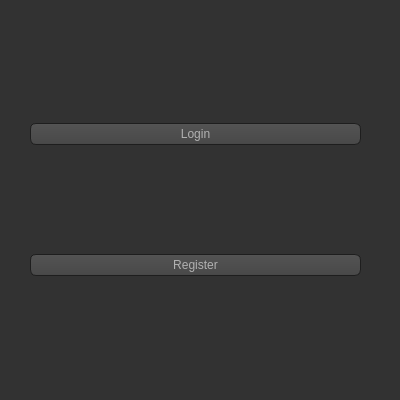
<?xml version="1.0" encoding="UTF-8"?>
<ui version="4.0">
 <class>Form</class>
 <widget class="QWidget" name="Form">
  <property name="geometry">
   <rect>
    <x>0</x>
    <y>0</y>
    <width>400</width>
    <height>400</height>
   </rect>
  </property>
  <property name="sizePolicy">
   <sizepolicy hsizetype="Fixed" vsizetype="Fixed">
    <horstretch>0</horstretch>
    <verstretch>0</verstretch>
   </sizepolicy>
  </property>
  <property name="minimumSize">
   <size>
    <width>400</width>
    <height>400</height>
   </size>
  </property>
  <property name="maximumSize">
   <size>
    <width>400</width>
    <height>400</height>
   </size>
  </property>
  <property name="windowTitle">
   <string>Form</string>
  </property>
  <property name="styleSheet">
   <string notr="true">QToolTip
{
     border: 1px solid black;
     background-color: #ffa02f;
     padding: 1px;
     border-radius: 3px;
     opacity: 100;
}

QWidget
{
    color: #b1b1b1;
    background-color: #323232;
}

QTreeView, QListView
{
    background-color: silver;
    margin-left: 5px;
}

QWidget:item:hover
{
    background-color: QLinearGradient( x1: 0, y1: 0, x2: 0, y2: 1, stop: 0 #ffa02f, stop: 1 #ca0619);
    color: #000000;
}

QWidget:item:selected
{
    background-color: QLinearGradient( x1: 0, y1: 0, x2: 0, y2: 1, stop: 0 #ffa02f, stop: 1 #d7801a);
}

QMenuBar::item
{
    background: transparent;
}

QMenuBar::item:selected
{
    background: transparent;
    border: 1px solid #ffaa00;
}

QMenuBar::item:pressed
{
    background: #444;
    border: 1px solid #000;
    background-color: QLinearGradient(
        x1:0, y1:0,
        x2:0, y2:1,
        stop:1 #212121,
        stop:0.4 #343434/*,
        stop:0.2 #343434,
        stop:0.1 #ffaa00*/
    );
    margin-bottom:-1px;
    padding-bottom:1px;
}

QMenu
{
    border: 1px solid #000;
}

QMenu::item
{
    padding: 2px 20px 2px 20px;
}

QMenu::item:selected
{
    color: #000000;
}

QWidget:disabled
{
    color: #808080;
    background-color: #323232;
}

QAbstractItemView
{
    background-color: QLinearGradient( x1: 0, y1: 0, x2: 0, y2: 1, stop: 0 #4d4d4d, stop: 0.1 #646464, stop: 1 #5d5d5d);
}

QWidget:focus
{
    /*border: 1px solid darkgray;*/
}

QLineEdit
{
    background-color: QLinearGradient( x1: 0, y1: 0, x2: 0, y2: 1, stop: 0 #4d4d4d, stop: 0 #646464, stop: 1 #5d5d5d);
    padding: 1px;
    border-style: solid;
    border: 1px solid #1e1e1e;
    border-radius: 5;
}

QPushButton
{
    color: #b1b1b1;
    background-color: QLinearGradient( x1: 0, y1: 0, x2: 0, y2: 1, stop: 0 #565656, stop: 0.1 #525252, stop: 0.5 #4e4e4e, stop: 0.9 #4a4a4a, stop: 1 #464646);
    border-width: 1px;
    border-color: #1e1e1e;
    border-style: solid;
    border-radius: 6;
    padding: 3px;
    font-size: 12px;
    padding-left: 5px;
    padding-right: 5px;
    min-width: 40px;
}

QPushButton:pressed
{
    background-color: QLinearGradient( x1: 0, y1: 0, x2: 0, y2: 1, stop: 0 #2d2d2d, stop: 0.1 #2b2b2b, stop: 0.5 #292929, stop: 0.9 #282828, stop: 1 #252525);
}

QComboBox
{
    selection-background-color: #ffaa00;
    background-color: QLinearGradient( x1: 0, y1: 0, x2: 0, y2: 1, stop: 0 #565656, stop: 0.1 #525252, stop: 0.5 #4e4e4e, stop: 0.9 #4a4a4a, stop: 1 #464646);
    border-style: solid;
    border: 1px solid #1e1e1e;
    border-radius: 5;
}

QComboBox:hover,QPushButton:hover
{
    border: 2px solid QLinearGradient( x1: 0, y1: 0, x2: 0, y2: 1, stop: 0 #ffa02f, stop: 1 #d7801a);
}


QComboBox:on
{
    padding-top: 3px;
    padding-left: 4px;
    background-color: QLinearGradient( x1: 0, y1: 0, x2: 0, y2: 1, stop: 0 #2d2d2d, stop: 0.1 #2b2b2b, stop: 0.5 #292929, stop: 0.9 #282828, stop: 1 #252525);
    selection-background-color: #ffaa00;
}

QComboBox QAbstractItemView
{
    border: 2px solid darkgray;
    selection-background-color: QLinearGradient( x1: 0, y1: 0, x2: 0, y2: 1, stop: 0 #ffa02f, stop: 1 #d7801a);
}

QComboBox::drop-down
{
     subcontrol-origin: padding;
     subcontrol-position: top right;
     width: 15px;

     border-left-width: 0px;
     border-left-color: darkgray;
     border-left-style: solid; /* just a single line */
     border-top-right-radius: 3px; /* same radius as the QComboBox */
     border-bottom-right-radius: 3px;
 }

QComboBox::down-arrow
{
     image: url(:/dark_orange/img/down_arrow.png);
}

QGroupBox
{
    border: 1px solid darkgray;
    margin-top: 10px;
}

QGroupBox:focus
{
    border: 1px solid darkgray;
}

QTextEdit:focus
{
    border: 1px solid darkgray;
}

QScrollBar:horizontal {
     border: 1px solid #222222;
     background: QLinearGradient( x1: 0, y1: 0, x2: 0, y2: 1, stop: 0.0 #121212, stop: 0.2 #282828, stop: 1 #484848);
     height: 7px;
     margin: 0px 16px 0 16px;
}

QScrollBar::handle:horizontal
{
      background: QLinearGradient( x1: 0, y1: 0, x2: 1, y2: 0, stop: 0 #ffa02f, stop: 0.5 #d7801a, stop: 1 #ffa02f);
      min-height: 20px;
      border-radius: 2px;
}

QScrollBar::add-line:horizontal {
      border: 1px solid #1b1b19;
      border-radius: 2px;
      background: QLinearGradient( x1: 0, y1: 0, x2: 1, y2: 0, stop: 0 #ffa02f, stop: 1 #d7801a);
      width: 14px;
      subcontrol-position: right;
      subcontrol-origin: margin;
}

QScrollBar::sub-line:horizontal {
      border: 1px solid #1b1b19;
      border-radius: 2px;
      background: QLinearGradient( x1: 0, y1: 0, x2: 1, y2: 0, stop: 0 #ffa02f, stop: 1 #d7801a);
      width: 14px;
     subcontrol-position: left;
     subcontrol-origin: margin;
}

QScrollBar::right-arrow:horizontal, QScrollBar::left-arrow:horizontal
{
      border: 1px solid black;
      width: 1px;
      height: 1px;
      background: white;
}

QScrollBar::add-page:horizontal, QScrollBar::sub-page:horizontal
{
      background: none;
}

QScrollBar:vertical
{
      background: QLinearGradient( x1: 0, y1: 0, x2: 1, y2: 0, stop: 0.0 #121212, stop: 0.2 #282828, stop: 1 #484848);
      width: 7px;
      margin: 16px 0 16px 0;
      border: 1px solid #222222;
}

QScrollBar::handle:vertical
{
      background: QLinearGradient( x1: 0, y1: 0, x2: 0, y2: 1, stop: 0 #ffa02f, stop: 0.5 #d7801a, stop: 1 #ffa02f);
      min-height: 20px;
      border-radius: 2px;
}

QScrollBar::add-line:vertical
{
      border: 1px solid #1b1b19;
      border-radius: 2px;
      background: QLinearGradient( x1: 0, y1: 0, x2: 0, y2: 1, stop: 0 #ffa02f, stop: 1 #d7801a);
      height: 14px;
      subcontrol-position: bottom;
      subcontrol-origin: margin;
}

QScrollBar::sub-line:vertical
{
      border: 1px solid #1b1b19;
      border-radius: 2px;
      background: QLinearGradient( x1: 0, y1: 0, x2: 0, y2: 1, stop: 0 #d7801a, stop: 1 #ffa02f);
      height: 14px;
      subcontrol-position: top;
      subcontrol-origin: margin;
}

QScrollBar::up-arrow:vertical, QScrollBar::down-arrow:vertical
{
      border: 1px solid black;
      width: 1px;
      height: 1px;
      background: white;
}


QScrollBar::add-page:vertical, QScrollBar::sub-page:vertical
{
      background: none;
}

QTextEdit
{
    background-color: #242424;
}

QPlainTextEdit
{
    background-color: #242424;
}

QHeaderView::section
{
    background-color: QLinearGradient(x1:0, y1:0, x2:0, y2:1, stop:0 #616161, stop: 0.5 #505050, stop: 0.6 #434343, stop:1 #656565);
    color: white;
    padding-left: 4px;
    border: 1px solid #6c6c6c;
}

QCheckBox:disabled
{
color: #414141;
}

QDockWidget::title
{
    text-align: center;
    spacing: 3px; /* spacing between items in the tool bar */
    background-color: QLinearGradient(x1:0, y1:0, x2:0, y2:1, stop:0 #323232, stop: 0.5 #242424, stop:1 #323232);
}

QDockWidget::close-button, QDockWidget::float-button
{
    text-align: center;
    spacing: 1px; /* spacing between items in the tool bar */
    background-color: QLinearGradient(x1:0, y1:0, x2:0, y2:1, stop:0 #323232, stop: 0.5 #242424, stop:1 #323232);
}

QDockWidget::close-button:hover, QDockWidget::float-button:hover
{
    background: #242424;
}

QDockWidget::close-button:pressed, QDockWidget::float-button:pressed
{
    padding: 1px -1px -1px 1px;
}

QMainWindow::separator
{
    background-color: QLinearGradient(x1:0, y1:0, x2:0, y2:1, stop:0 #161616, stop: 0.5 #151515, stop: 0.6 #212121, stop:1 #343434);
    color: white;
    padding-left: 4px;
    border: 1px solid #4c4c4c;
    spacing: 3px; /* spacing between items in the tool bar */
}

QMainWindow::separator:hover
{

    background-color: QLinearGradient(x1:0, y1:0, x2:0, y2:1, stop:0 #d7801a, stop:0.5 #b56c17 stop:1 #ffa02f);
    color: white;
    padding-left: 4px;
    border: 1px solid #6c6c6c;
    spacing: 3px; /* spacing between items in the tool bar */
}

QToolBar::handle
{
     spacing: 3px; /* spacing between items in the tool bar */
     background: url(:/dark_orange/img/handle.png);
}

QMenu::separator
{
    height: 2px;
    background-color: QLinearGradient(x1:0, y1:0, x2:0, y2:1, stop:0 #161616, stop: 0.5 #151515, stop: 0.6 #212121, stop:1 #343434);
    color: white;
    padding-left: 4px;
    margin-left: 10px;
    margin-right: 5px;
}

QProgressBar
{
    border: 2px solid grey;
    border-radius: 5px;
    text-align: center;
}

QProgressBar::chunk
{
    background-color: #d7801a;
    width: 2.15px;
    margin: 0.5px;
}

QTabBar::tab {
    color: #b1b1b1;
    border: 1px solid #444;
    border-bottom-style: none;
    background-color: #323232;
    padding-left: 10px;
    padding-right: 10px;
    padding-top: 3px;
    padding-bottom: 2px;
    margin-right: -1px;
}

QTabWidget::pane {
    border: 1px solid #444;
    top: 1px;
}

QTabBar::tab:last
{
    margin-right: 0; /* the last selected tab has nothing to overlap with on the right */
    border-top-right-radius: 3px;
}

QTabBar::tab:first:!selected
{
 margin-left: 0px; /* the last selected tab has nothing to overlap with on the right */


    border-top-left-radius: 3px;
}

QTabBar::tab:!selected
{
    color: #b1b1b1;
    border-bottom-style: solid;
    margin-top: 3px;
    background-color: QLinearGradient(x1:0, y1:0, x2:0, y2:1, stop:1 #212121, stop:.4 #343434);
}

QTabBar::tab:selected
{
    border-top-left-radius: 3px;
    border-top-right-radius: 3px;
    margin-bottom: 0px;
}

QTabBar::tab:!selected:hover
{
    /*border-top: 2px solid #ffaa00;
    padding-bottom: 3px;*/
    border-top-left-radius: 3px;
    border-top-right-radius: 3px;
    background-color: QLinearGradient(x1:0, y1:0, x2:0, y2:1, stop:1 #212121, stop:0.4 #343434, stop:0.2 #343434, stop:0.1 #ffaa00);
}

QRadioButton::indicator:checked, QRadioButton::indicator:unchecked{
    color: #b1b1b1;
    background-color: #323232;
    border: 1px solid #b1b1b1;
    border-radius: 6px;
}

QRadioButton::indicator:checked
{
    background-color: qradialgradient(
        cx: 0.5, cy: 0.5,
        fx: 0.5, fy: 0.5,
        radius: 1.0,
        stop: 0.25 #ffaa00,
        stop: 0.3 #323232
    );
}

QCheckBox::indicator{
    color: #b1b1b1;
    background-color: #323232;
    border: 1px solid #b1b1b1;
    width: 9px;
    height: 9px;
}

QRadioButton::indicator
{
    border-radius: 6px;
}

QRadioButton::indicator:hover, QCheckBox::indicator:hover
{
    border: 1px solid #ffaa00;
}

QCheckBox::indicator:checked
{
    image:url(:/dark_orange/img/checkbox.png);
}

QCheckBox::indicator:disabled, QRadioButton::indicator:disabled
{
    border: 1px solid #444;
}


QSlider::groove:horizontal {
    border: 1px solid #3A3939;
    height: 8px;
    background: #201F1F;
    margin: 2px 0;
    border-radius: 2px;
}

QSlider::handle:horizontal {
    background: QLinearGradient( x1: 0, y1: 0, x2: 0, y2: 1,
      stop: 0.0 silver, stop: 0.2 #a8a8a8, stop: 1 #727272);
    border: 1px solid #3A3939;
    width: 14px;
    height: 14px;
    margin: -4px 0;
    border-radius: 2px;
}

QSlider::groove:vertical {
    border: 1px solid #3A3939;
    width: 8px;
    background: #201F1F;
    margin: 0 0px;
    border-radius: 2px;
}

QSlider::handle:vertical {
    background: QLinearGradient( x1: 0, y1: 0, x2: 0, y2: 1, stop: 0.0 silver,
      stop: 0.2 #a8a8a8, stop: 1 #727272);
    border: 1px solid #3A3939;
    width: 14px;
    height: 14px;
    margin: 0 -4px;
    border-radius: 2px;
}

QAbstractSpinBox {
    padding-top: 2px;
    padding-bottom: 2px;
    border: 1px solid darkgray;

    border-radius: 2px;
    min-width: 50px;
}
</string>
  </property>
  <widget class="QWidget" name="verticalLayoutWidget">
   <property name="geometry">
    <rect>
     <x>30</x>
     <y>20</y>
     <width>331</width>
     <height>361</height>
    </rect>
   </property>
   <layout class="QVBoxLayout" name="verticalLayout">
    <item>
     <widget class="QPushButton" name="Login_Button">
      <property name="sizePolicy">
       <sizepolicy hsizetype="Minimum" vsizetype="Maximum">
        <horstretch>0</horstretch>
        <verstretch>0</verstretch>
       </sizepolicy>
      </property>
      <property name="text">
       <string>Login</string>
      </property>
     </widget>
    </item>
    <item>
     <widget class="QPushButton" name="Register_Button">
      <property name="sizePolicy">
       <sizepolicy hsizetype="Minimum" vsizetype="Maximum">
        <horstretch>0</horstretch>
        <verstretch>0</verstretch>
       </sizepolicy>
      </property>
      <property name="text">
       <string>Register</string>
      </property>
     </widget>
    </item>
   </layout>
  </widget>
 </widget>
 <resources/>
 <connections/>
</ui>
